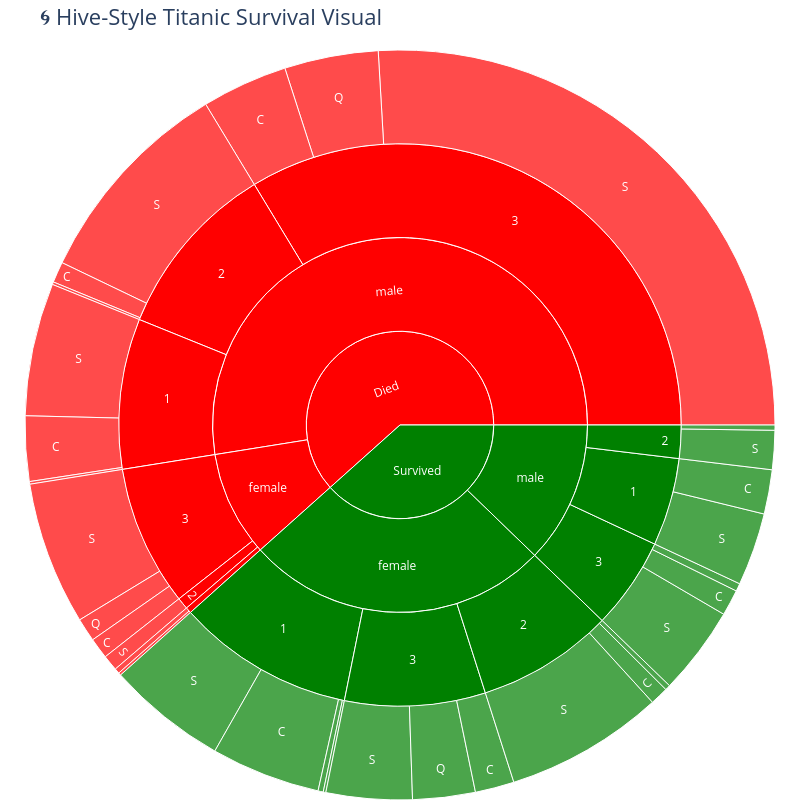

The notebook cell this image was saved under:
### Markdown cell above
## 🌀 Survival Hive Plot — Code

### Code cell
import pandas as pd
import plotly.express as px

# Load data
url = "https://raw.githubusercontent.com/Electricalelectronicsfinland/Mini-Project-Titanic-DATA-file/main/titanic.csv"
titanic = pd.read_csv(url)

# Clean data
titanic['Sex'] = titanic['Sex'].fillna('Unknown')
titanic['Embarked'] = titanic['Embarked'].fillna('Unknown')
titanic['Pclass'] = titanic['Pclass'].astype(str)
titanic['Survived'] = titanic['Survived'].map({0: 'Died', 1: 'Survived'})

# 🌈 Hive-style radial plot using sunburst
fig = px.sunburst(
    titanic,
    path=['Survived', 'Sex', 'Pclass', 'Embarked'],
    color='Survived',
    color_discrete_map={'Died': 'red', 'Survived': 'green'},
    title="🌀 Hive-Style Titanic Survival Visual",
    width=800,
    height=800
)

fig.update_layout(
    margin=dict(t=50, l=0, r=0, b=0),
    uniformtext=dict(minsize=10, mode='hide'),
    title_font_size=22
)

fig.show()

### Figure 1 — Plotly figure (JSON) as saved in the notebook; plotly's stock layout.template omitted (floating-point values rounded to 4 significant figures)
{"data": [{"branchvalues": "total", "customdata": [["Died"], ["Died"], ["Survived"], ["Died"], ["Died"], ["Survived"], ["Survived"], ["Died"], ["Survived"], ["Survived"], ["Died"], ["Died"], ["Survived"], ["Died"], ["Survived"], ["Died"], ["Survived"], ["Survived"], ["Survived"], ["Survived"], ["Survived"], ["Died"], ["Survived"], ["Died"], ["Died"], ["Died"], ["Survived"], ["Survived"], ["Died"], ["Survived"], ["Died"], ["Survived"], ["Survived"], ["Survived"], ["Survived"], ["Died"], ["Died"], ["Died"], ["Survived"], ["Died"], ["Survived"], ["Survived"], ["Survived"], ["Died"], ["Died"], ["Died"], ["Survived"], ["Died"], ["Survived"], ["Died"]], "domain": {"x": [0, 1], "y": [0, 1]}, "hovertemplate": "labels=%{label}<br>count=%{value}<br>parent=%{parent}<br>id=%{id}<br>Survived=%{customdata[0]}<extra></extra>", "ids": ["Died/female/1/C", "Died", "Survived/male/2/S", "Died/female/3/S", "Died/male/3/S", "Survived/male/3/S", "Survived/female/1", "Died/male/1", "Survived/male/1", "Survived/female/2", "Died/male/2", "Died/female/3", "Survived/female/3", "Died/male/3", "Survived/female", "Died/male", "Survived/female/1/S", "Survived/male/3/Q", "Survived/female/2/S", "Survived", "Survived/male/2/C", "Died/male/2/C", "Survived/female/2/C", "Died/male/1/Q", "Died/female/3/C", "Died/male/2/Q", "Survived/female/2/Q", "Survived/female/3/Q", "Died/female", "Survived/male/1/C", "Died/male/1/C", "Survived/female/1/C", "Survived/male", "Survived/male/2", "Survived/male/3", "Died/female/2", "Died/female/1/S", "Died/male/3/Q", "Survived/male/3/C", "Died/female/1", "Survived/female/1/Unknown", "Survived/female/1/Q", "Survived/female/3/S", "Died/male/2/S", "Died/female/3/Q", "Died/female/2/S", "Survived/male/1/S", "Died/male/1/S", "Survived/female/3/C", "Died/male/3/C"], "labels": ["C", "Died", "S", "S", "S", "S", "1", "1", "1", "2", "2", "3", "3", "3", "female", "male", "S", "Q", "S", "Survived", "C", "C", "C", "Q", "C", "Q", "Q", "Q", "female", "C", "C", "C", "male", "2", "3", "2", "S", "Q", "C", "1", "Unknown", "Q", "S", "S", "Q", "S", "S", "S", "C", "C"], "marker": {"colors": ["red", "red", "green", "red", "red", "green", "green", "red", "green", "green", "red", "red", "green", "red", "green", "red", "green", "green", "green", "green", "green", "red", "green", "red", "red", "red", "green", "green", "red", "green", "red", "green", "green", "green", "green", "red", "red", "red", "green", "red", "green", "green", "green", "red", "red", "red", "green", "red", "green", "red"]}, "name": "", "parents": ["Died/female/1", "", "Survived/male/2", "Died/female/3", "Died/male/3", "Survived/male/3", "Survived/female", "Died/male", "Survived/male", "Survived/female", "Died/male", "Died/female", "Survived/female", "Died/male", "Survived", "Died", "Survived/female/1", "Survived/male/3", "Survived/female/2", "", "Survived/male/2", "Died/male/2", "Survived/female/2", "Died/male/1", "Died/female/3", "Died/male/2", "Survived/female/2", "Survived/female/3", "Died", "Survived/male/1", "Died/male/1", "Survived/female/1", "Survived", "Survived/male", "Survived/male", "Died/female", "Died/female/1", "Died/male/3", "Survived/male/3", "Died/female", "Survived/female/1", "Survived/female/1", "Survived/female/3", "Died/male/2", "Died/female/3", "Died/female/2", "Survived/male/1", "Died/male/1", "Survived/female/3", "Died/male/3"], "type": "sunburst", "values": [1, 549, 15, 55, 231, 34, 91, 77, 45, 70, 91, 72, 72, 300, 233, 468, 46, 3, 61, 342, 2, 8, 7, 1, 8, 1, 2, 24, 81, 17, 25, 42, 109, 17, 47, 6, 2, 36, 10, 3, 2, 1, 33, 82, 9, 6, 28, 51, 15, 33]}], "layout": {"height": 800, "legend": {"tracegroupgap": 0}, "margin": {"b": 0, "l": 0, "r": 0, "t": 50}, "title": {"font": {"size": 22}, "text": "🌀 Hive-Style Titanic Survival Visual"}, "uniformtext": {"minsize": 10, "mode": "hide"}, "width": 800}}
